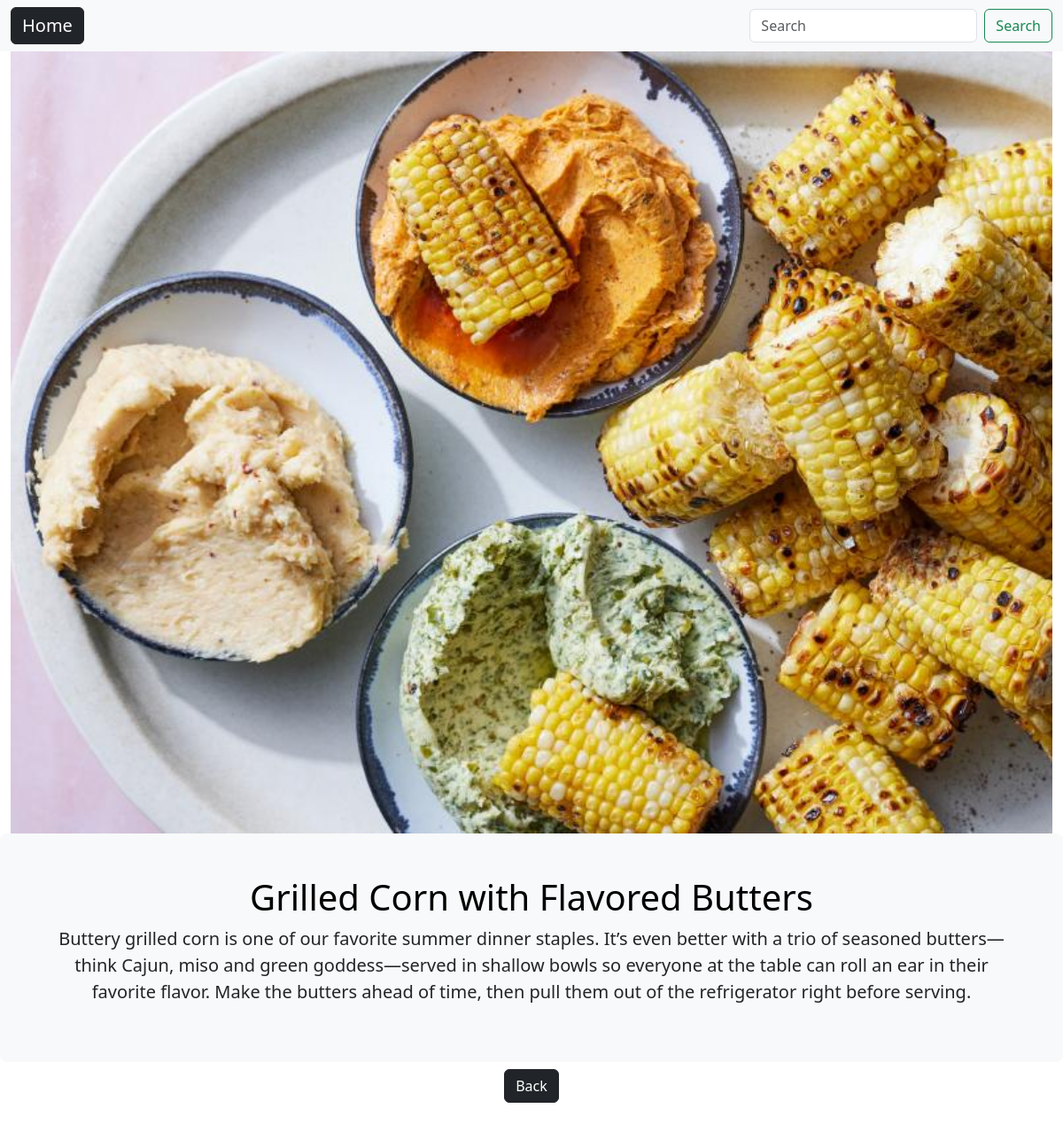
Page /8/recipe_view on the committed database.
### recipe_app/models.py (models this page shows, shortened)
class Recipe(models.Model):
    recipe_name = models.CharField(max_length=100)
    recipe = models.TextField(max_length=500)
    recipe_image = models.ImageField(upload_to='recipe_images/',null=True,blank=True)
    created_at = models.DateTimeField(auto_now_add=True)
    updated_at = models.DateTimeField(auto_now=True)

### recipe_app/views.py (the view)
# urls.py: path('<int:recipe_id>/recipe_view',views.view_recipe, name='view_recipe'),
def view_recipe(request,recipe_id):
    recipe = get_object_or_404(Recipe, pk=recipe_id)
    return render(request, 'recipe_app/recipe_view.html',{'recipe':recipe})

### recipe_app/templates/recipe_app/recipe_view.html (shortened to what this page needs)
{% extends "layout.html" %}
{% block content %}
    {% if recipe.recipe_image %}
    <div class="container-fluid">
        <img src="{{recipe.recipe_image.url}}" alt="{{recipe.recipe_name}}" class = "img-fluid w-100">
    </div>
    {% endif %}
    <div class="p-5 text-center bg-body-tertiary rounded-3">
        <h1 class="text-body-emphasis">{{recipe.recipe_name}}</h1>
        <p class="lead">
        {{recipe.recipe}}
        </p>
    </div>
    <div class=" d-flex justfy-content-center align-items-center mt-2 mb-4">
    <a href="{% url "home" %}" class = "btn btn-dark mx-auto ">Back
    </a>
</div>
{% endblock %}

### rows in the picture
Recipe: recipe_image (picture), recipe_name "Grilled Corn with Flavored Butters", recipe "Buttery grilled corn is one of our favorite summer dinner staples. It’s even better with a trio of seasoned butters—think Cajun, miso and green goddess—served in shallow bowls so everyone at the table can roll an ear in their favorite flavor. Make the butters ahead of time, then pull them out of the refrigerator right before serving."
